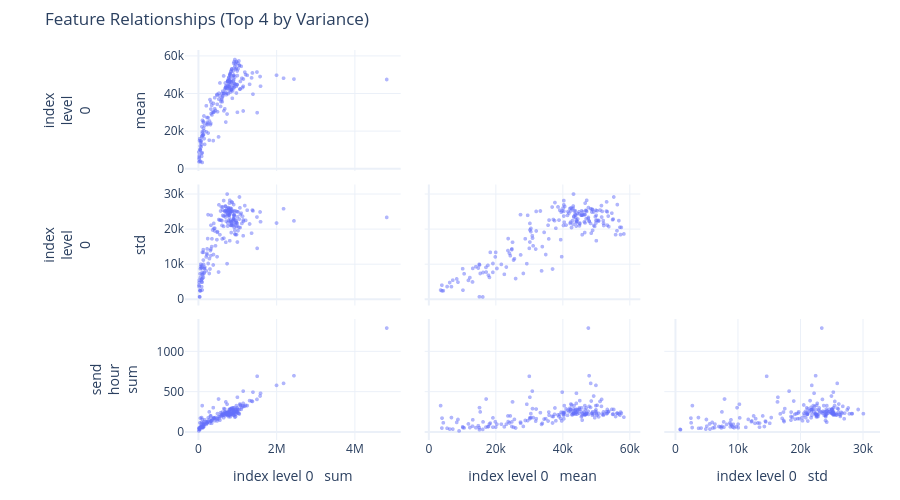

Write notebook code for a chart like this one.
### Code cell
# Scatter Matrix: Entity-level features (mixed aggregation types)
if len(numeric_event_cols) >= 2 and ENTITY_COLUMN and TARGET_COLUMN and TARGET_COLUMN in df.columns:
    # Create entity-level aggregations (mean, sum, std) - like original
    agg_dict = {col: ['mean', 'sum', 'std'] for col in numeric_event_cols}
    entity_aggs = df.groupby(ENTITY_COLUMN).agg(agg_dict)
    entity_aggs.columns = ['_'.join(col).strip() for col in entity_aggs.columns]
    entity_aggs = entity_aggs.reset_index()

    # Get all numeric aggregated columns
    all_agg_cols = [c for c in entity_aggs.columns if c != ENTITY_COLUMN]

    # Select top 4 by variance across ALL aggregation types
    variances = entity_aggs[all_agg_cols].var().sort_values(ascending=False)
    top_features = variances.head(4).index.tolist()

    scatter_sample = safe_sample(entity_aggs, 1000, random_state=42)

    print(f"Scatter Matrix (n={len(scatter_sample):,} entities)")
    print(f"  Total aggregated features: {len(all_agg_cols)}")
    print(f"  Selected (top 4 by variance): {top_features}")

    # Short labels for x-axis (no line breaks)
    short_labels = [f.replace('_', ' ') for f in top_features]

    scatter_data = scatter_sample[top_features].copy()
    scatter_data.columns = short_labels

    fig = charts.scatter_matrix(scatter_data, height=500)
    fig.update_traces(marker=dict(opacity=0.5, size=4))

    # Update y-axis labels to be multirow, keep x-axis single row
    n_features = len(short_labels)
    for i in range(n_features):
        # Y-axis: multirow
        yaxis_name = f'yaxis{i+1}' if i > 0 else 'yaxis'
        y_label = top_features[i].replace('_', '<br>')
        fig.update_layout(**{yaxis_name: dict(title=dict(text=y_label))})

        # X-axis: single row (spaces instead of underscores)
        xaxis_name = f'xaxis{i+1}' if i > 0 else 'xaxis'
        x_label = top_features[i].replace('_', ' ')
        fig.update_layout(**{xaxis_name: dict(title=dict(text=x_label))})

    fig.update_layout(
        title="Feature Relationships (Top 4 by Variance)",
        margin=dict(l=100, r=20, t=50, b=60)
    )

    display_figure(fig)

    print("\n📈 Scatter Matrix Insights:")
    print("   • Different aggregation types create different patterns/bands")
    print("   • sum features often show exponential-like distributions")
    print("   • std features reveal variability clusters")
    print("   • mean features show central tendency patterns")

### Figure 1 — Plotly figure (JSON) as saved in the notebook; plotly's stock layout.template omitted (floating-point values rounded to 4 significant figures; data arrays with more than 128 entries replaced by an {"elided": "..."} marker saying what was removed)
{"data": [{"diagonal": {"visible": false}, "dimensions": [{"axis": {"matches": true}, "label": "  index level 0   sum", "values": {"elided": "200 int values"}}, {"axis": {"matches": true}, "label": "  index level 0   mean", "values": {"elided": "200 float values"}}, {"axis": {"matches": true}, "label": "  index level 0   std", "values": {"elided": "200 float values"}}, {"axis": {"matches": true}, "label": "send hour sum", "values": {"elided": "200 int values"}}], "hovertemplate": "%{xaxis.title.text}=%{x}<br>%{yaxis.title.text}=%{y}<extra></extra>", "legendgroup": "", "marker": {"color": "#636efa", "opacity": 0.5, "size": 4, "symbol": "circle"}, "name": "", "showlegend": false, "showupperhalf": false, "type": "splom"}], "layout": {"autosize": true, "dragmode": "select", "height": 500, "legend": {"tracegroupgap": 0}, "margin": {"b": 60, "l": 100, "r": 20, "t": 50}, "title": {"text": "Feature Relationships (Top 4 by Variance)"}, "xaxis": {"title": {"text": "  index level 0   sum"}}, "xaxis2": {"title": {"text": "  index level 0   mean"}}, "xaxis3": {"title": {"text": "  index level 0   std"}}, "xaxis4": {"title": {"text": "send hour sum"}}, "yaxis": {"title": {"text": "<br><br>index<br>level<br>0<br><br><br>sum"}}, "yaxis2": {"title": {"text": "<br><br>index<br>level<br>0<br><br><br>mean"}}, "yaxis3": {"title": {"text": "<br><br>index<br>level<br>0<br><br><br>std"}}, "yaxis4": {"title": {"text": "send<br>hour<br>sum"}}}}
